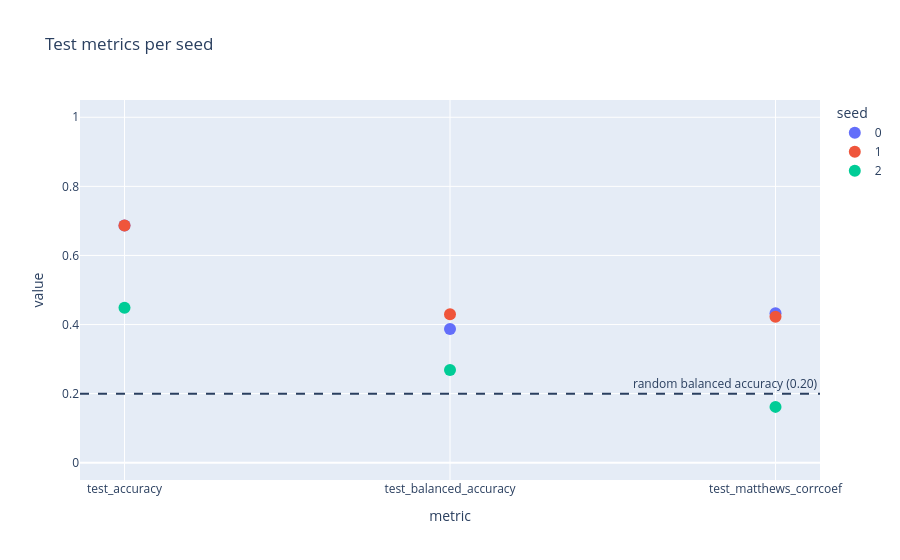

The notebook cell saved with this chart:
### Code cell
# new: test metrics per seed against the 0.20 random balanced-accuracy baseline.
seed_long = seed_results.reset_index().melt(
    id_vars="seed",
    value_vars=["test_accuracy", "test_balanced_accuracy", "test_matthews_corrcoef"],
    var_name="metric", value_name="value",
)
seed_long["seed"] = seed_long["seed"].astype(str)
fig_seeds = px.scatter(seed_long, x="metric", y="value", color="seed",
                       title="Test metrics per seed")
fig_seeds.update_traces(marker_size=12)
fig_seeds.add_hline(y=0.2, line_dash="dash", annotation_text="random balanced accuracy (0.20)")
fig_seeds.update_yaxes(range=[-0.05, 1.05])
fig_seeds.show()

### Figure 1 — Plotly figure (JSON) as saved in the notebook; plotly's stock layout.template omitted (floating-point values rounded to 4 significant figures)
{"data": [{"hovertemplate": "seed=0<br>metric=%{x}<br>value=%{y}<extra></extra>", "legendgroup": "0", "marker": {"color": "#636efa", "size": 12, "symbol": "circle"}, "mode": "markers", "name": "0", "orientation": "v", "showlegend": true, "type": "scatter", "x": ["test_accuracy", "test_balanced_accuracy", "test_matthews_corrcoef"], "xaxis": "x", "y": [0.6865, 0.3873, 0.4327], "yaxis": "y"}, {"hovertemplate": "seed=1<br>metric=%{x}<br>value=%{y}<extra></extra>", "legendgroup": "1", "marker": {"color": "#EF553B", "size": 12, "symbol": "circle"}, "mode": "markers", "name": "1", "orientation": "v", "showlegend": true, "type": "scatter", "x": ["test_accuracy", "test_balanced_accuracy", "test_matthews_corrcoef"], "xaxis": "x", "y": [0.6865, 0.43, 0.4224], "yaxis": "y"}, {"hovertemplate": "seed=2<br>metric=%{x}<br>value=%{y}<extra></extra>", "legendgroup": "2", "marker": {"color": "#00cc96", "size": 12, "symbol": "circle"}, "mode": "markers", "name": "2", "orientation": "v", "showlegend": true, "type": "scatter", "x": ["test_accuracy", "test_balanced_accuracy", "test_matthews_corrcoef"], "xaxis": "x", "y": [0.4486, 0.2682, 0.1617], "yaxis": "y"}], "layout": {"annotations": [{"showarrow": false, "text": "random balanced accuracy (0.20)", "x": 1, "xanchor": "right", "xref": "x domain", "y": 0.2, "yanchor": "bottom", "yref": "y"}], "legend": {"title": {"text": "seed"}, "tracegroupgap": 0}, "shapes": [{"line": {"dash": "dash"}, "type": "line", "x0": 0, "x1": 1, "xref": "x domain", "y0": 0.2, "y1": 0.2, "yref": "y"}], "title": {"text": "Test metrics per seed"}, "xaxis": {"anchor": "y", "domain": [0, 1], "title": {"text": "metric"}}, "yaxis": {"anchor": "x", "domain": [0, 1], "range": [-0.05, 1.05], "title": {"text": "value"}}}}
